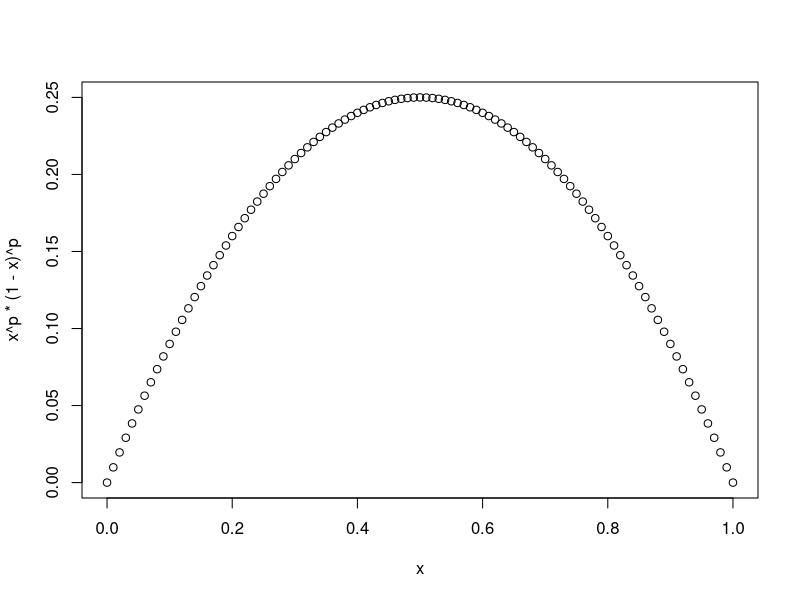

Write the R code that produced this figure.
priorData = sample(c('B', 'C'), 100, replace = TRUE)
priorBProb = 0.5
freq = table(priorData)
nOfB = freq[names(freq) == 'B']
parameter = (priorBProb ^ nOfB) * (1 - priorBProb) ^ (length(priorData) - priorBProb)
x=seq(0, to=1, by=0.01)
sum(x^15 * (1-x)^(35-15)*0.01)
prob = ifelse(x<0.3, 0.3, ifelse(x > 0.7, 0.3, 1))
p = 1
plot(x^p * (1-x)^p ~ x)
